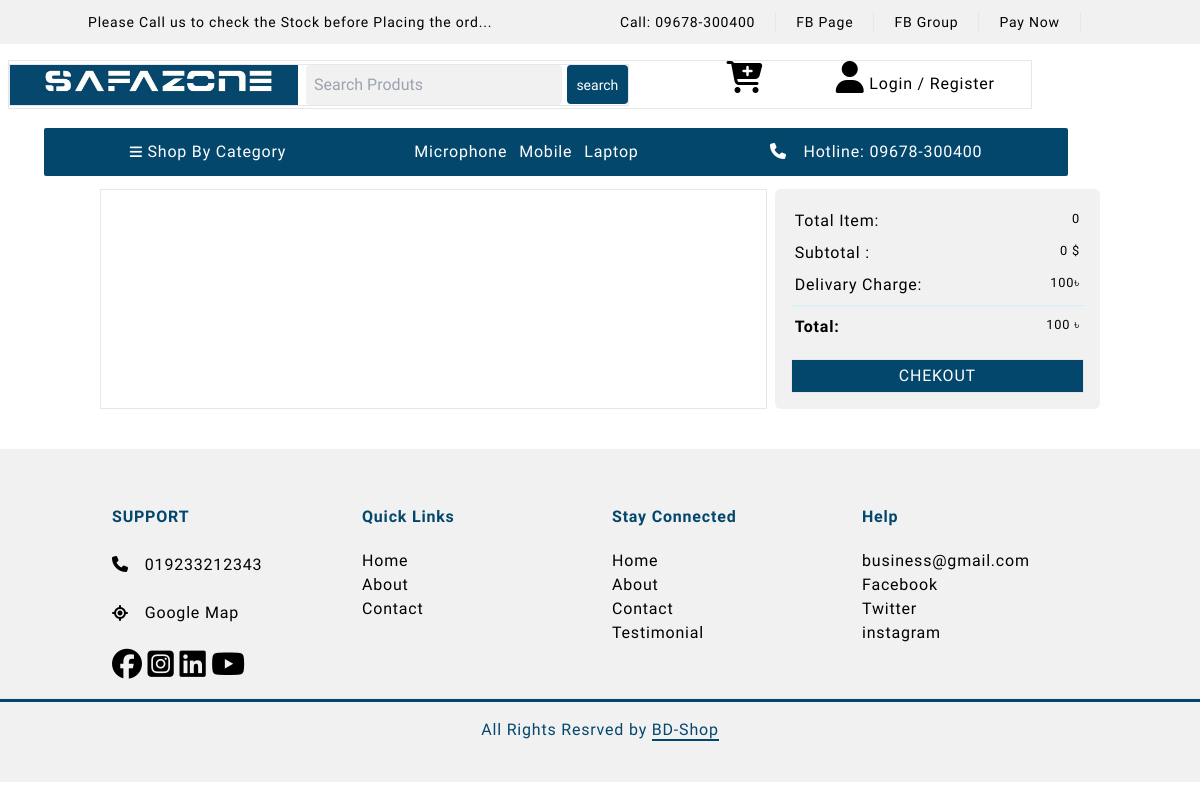
Before: /cart/show-cart/ with the older database file.
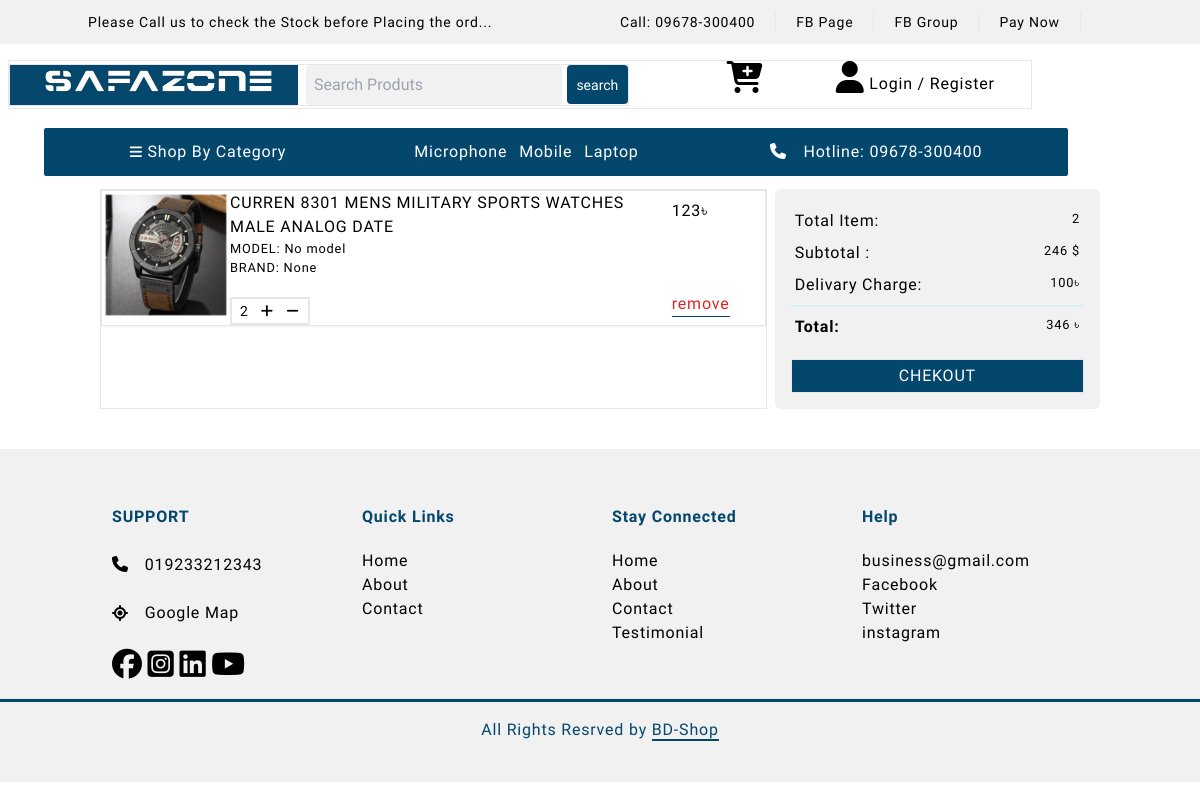
After: the same page with the newer database file.
### cart/models.py (models this page shows, shortened)
class Cart(models.Model):
    user = models.ForeignKey(User, on_delete=models.CASCADE, null=True, blank=True)
    product = models.ForeignKey(Product, on_delete=models.CASCADE)
    quantity = models.PositiveIntegerField(default=1)
    cart_id = models.CharField(max_length=100, null=True ,default='')

### product/models.py (models this page shows, shortened)
class Product(models.Model):
    FEATURE_CHOICE = (
        ("new arrival", "new arrival"),
        ("new arrival gadget", "new arrival gadget"),
        ("deal of the day", "deal of the day"),
        ("best deal", "best deal"),
        ("best sellers", "best sellers"),
    )
    name                = models.CharField(max_length=200, unique=True)
    price                 = models.IntegerField()
    discounted_price  = models.FloatField()
    offer_percent    = models.CharField(max_length=20, blank=True,help_text="this can be blank")
    img                   = models.ImageField(upload_to='project_images/')
    category           = models.ForeignKey(Category, on_delete=models.CASCADE)
    subcategory      = models.ForeignKey(Subcategory, on_delete=models.CASCADE)
    featured_category = models.ForeignKey(Featured_category, on_delete=models.CASCADE, blank=True, null=True, help_text="this can be blank")
    in_stock            = models.IntegerField()
    availabe            = models.BooleanField(default=True)
    brand                = models.ForeignKey(Brand, on_delete=models.CASCADE, default='', blank=True, null=True)
    model               = models.CharField(max_length=30, default='No model')
    feature_product= models.CharField(max_length=200, choices=FEATURE_CHOICE, blank=True,help_text="this can be blank")
    created_date     = models.DateField(auto_now_add=True,help_text="this can be blank")
    Product_information = RichTextField()
    Description        = RichTextField()

### cart/views.py (the view)
# urls.py: path('show-cart/', views.showCart, name = "showCart"),
def showCart(request):
    user = request.user if request.user.is_authenticated else None
    cart_id = _cart_id(request)
    product_count = []
    fetch_product_from_cart = Cart.objects.filter(Q(cart_id=cart_id) & Q(user=user))
    if fetch_product_from_cart:
        for cart_item in fetch_product_from_cart:
            product_count.append(cart_item.quantity)
    total_quantity = sum(product_count)
    amount = 0
    delivery_charge = 100
    total_amount = 0
    prod_from_cart = [p for p in Cart.objects.filter(cart_id=cart_id, user=user)]
    if prod_from_cart:
        for product in prod_from_cart:
            tempAmount = product.quantity * product.product.price
            amount += tempAmount
    total_amount = amount + delivery_charge
    context = {
        'fetch_product_from_cart': fetch_product_from_cart,
        'product_count': total_quantity,
        'amount': amount,
        'total_amount': total_amount,
        'delivery_charge' : delivery_charge,
    }
    return render(request, 'cart.html', context)

### cart/views.py (called while the page is built)
def _cart_id(request):
    if request.user.is_authenticated:
        cart_id = str(request.user.id)
    else:
        cart_id = request.session.session_key
        if not cart_id:
            cart_id = request.session.create()
    return cart_id

### category/models.py (called while the page is built)
    def get_absolute_url(self):
        return reverse("product_by_cate", args=[self.id, str(self.slug)])

### product/context_processorse.py (called while the page is built)
def menu_links(request):
    categories = Category.objects.all()  # Retrieve all Category instances
    return {'categories': categories}

### templates/cart.html (shortened to what this page needs)
{% extends "base.html" %}
{% load static %}
{% block main %}
    <section id="cart" class="mt-20">
        <div class="container">
            <div class="flex flex-col justify-between md:flex-row md:px-3">
                <div class="flex flex-col border md:w-2/3">
                    {% for fpfc in fetch_product_from_cart %}
                    {% if fpfc %}
                    <div id="remove_cart" class="row">
                        <div class="col   flex border shadow-sm ">
                            <img src="{{fpfc.product.img.url}}" alt="nothing phone" class="w-32 h-32">
                            <div class="cart_text_price w-2/3 flex flex-col ">
                                <h1>{{fpfc.product.name}}</h1>
                                <small ><span class="font-medium">MODEL: </span>{{fpfc.product.model}}</small>
                                <small class="mb-5">BRAND: {{fpfc.product.brand}}</small>
                                <div class=" quantity_parent puls_minus flex items-center space-x-3 w-20 border-2">
                                    <p class="text-sm ml-2 quantity-product" >{{fpfc.quantity}}</p>
                                    <div>
                                        <i value="prod-id"  pid="{{fpfc.product.id}}"   class="plus-quantity fa-solid text-sm cursor-pointer fa-plus"></i>
                                        <i value="prod-id" pid="{{fpfc.product.id}}" class=" minus-quantity fa-solid text-sm ml-2 cursor-pointer fa-minus"></i>
                                    </div>
                                </div>
                            </div>
                            <div class="flex flex-col py-2 justify-between md:pr-4">
                                <span>{{fpfc.product.price}}৳</span>
                                <a href="#" value="prod-id" pid="{{fpfc.product.id}}" class="remove_btn text-red-600 border-b border-c_primary hover:border-red-600">remove</a>
                            </div>
                        </div>
                    </div>
                    {% else %}
                   <h2>there are no cart product</h2>
                    {% endif %}
                    {% endfor %}
                </div>
                <div class="cart_summary md:w-1/3">
                    <div class="summary px-12 md:px-4 py-2 md:py-4 my-5 md:my-0 md:ml-2 bg-c_gray rounded-md ">
                        <div class="div flex justify-between px-1 py-1">
                            <span>Total Item: </span> <small>{{product_count}}</small>
                        </div>
                        <div class="div flex justify-between px-1 py-1">
                            <span>Subtotal : </span> <small id="amount" >{{amount}} $</small>
                        </div>
                        <div class="div flex justify-between px-1 py-1">
                            <span>Delivary Charge: </span> <small>{{delivery_charge}}৳</small>
                        </div>
                        <hr class="h-[.1rem] my-1 bg-cyan-100">
                        <div class="div flex justify-between px-1 py-1">
                            <span class="font-bold">Total: </span> <small id="totalamount" >{{total_amount}} ৳</small>
                        </div>
                        <div class="div border mt-4">
                            <a href="{% url "payment:order_save" %}" class="bg-c_primary uppercase py-1 block text-center text-white ">chekout</a>
                        </div>
                    </div>
                </div>
            </div>
        </div>
    </section>
{% endblock main %}

Changed rows visible on the page:
added Cart: product.img (picture), product.name "CURREN 8301 MENS MILITARY SPORTS WATCHES MALE ANALOG DATE", product.model "No model", product.brand "None", quantity "2", product.price "123"
Other visible differences:
{{ product_count }}: "0" → "2"
{{ amount }}: "0" → "246"
{{ total_amount }}: "100" → "346"
